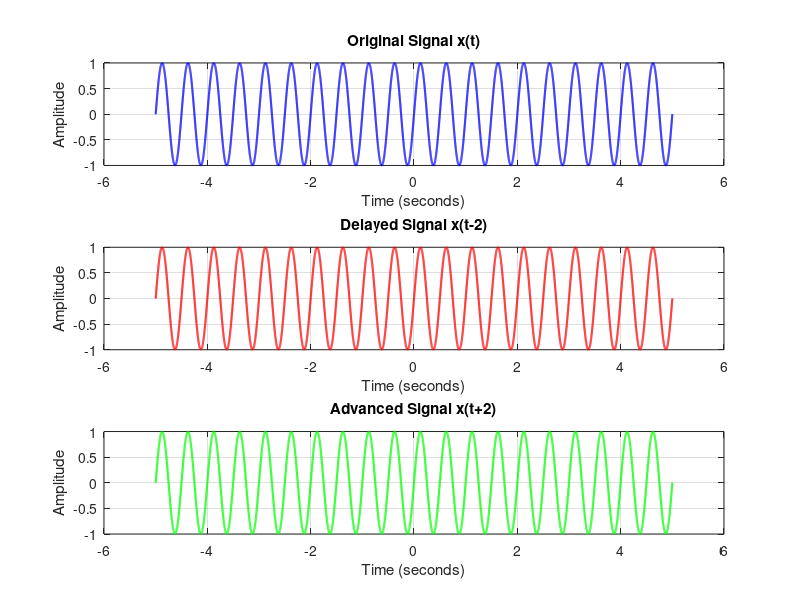

This figure's MATLAB source:
clc;
clear;
close all;

% TIME SHIFTING OF SIGNALS

% 1. Define parameters
A = 1;
f = 2;

Fs = 1000;
T = 1/Fs;

t = -5:T:5;

% 2. Generate original signal
x = A*sin(2*pi*f*t);

% 3. Perform time shifting
x_delay = A*sin(2*pi*f*(t-2));
x_advance = A*sin(2*pi*f*(t+2));

% 4. Plot the signals
figure;

subplot(3,1,1);
plot(t, x, 'b', 'LineWidth', 1.5);
grid on;
title('Original Signal x(t)');
xlabel('Time (seconds)');
ylabel('Amplitude');

subplot(3,1,2);
plot(t, x_delay, 'r', 'LineWidth', 1.5);
grid on;
title('Delayed Signal x(t-2)');
xlabel('Time (seconds)');
ylabel('Amplitude');

subplot(3,1,3);
plot(t, x_advance, 'g', 'LineWidth', 1.5);
grid on;
title('Advanced Signal x(t+2)');
xlabel('Time (seconds)');
ylabel('Amplitude');

% 5. Save the result
if ~exist('Results', 'dir')
    mkdir('Results');
end

exportgraphics(gcf, 'Results/time_shifting.png', ...
    'Resolution', 300);
